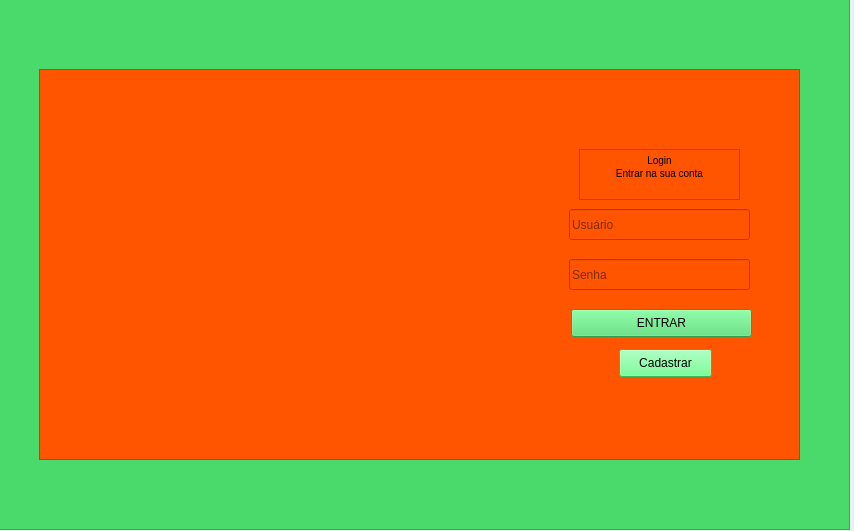
<?xml version="1.0" encoding="UTF-8"?>
<ui version="4.0">
 <class>Login</class>
 <widget class="QWidget" name="Login">
  <property name="geometry">
   <rect>
    <x>0</x>
    <y>0</y>
    <width>854</width>
    <height>531</height>
   </rect>
  </property>
  <property name="windowTitle">
   <string>Form</string>
  </property>
  <widget class="QFrame" name="frame_2">
   <property name="geometry">
    <rect>
     <x>-1</x>
     <y>-1</y>
     <width>851</width>
     <height>531</height>
    </rect>
   </property>
   <property name="autoFillBackground">
    <bool>false</bool>
   </property>
   <property name="styleSheet">
    <string notr="true">background-color: rgb(73, 218, 107);</string>
   </property>
   <property name="frameShape">
    <enum>QFrame::StyledPanel</enum>
   </property>
   <property name="frameShadow">
    <enum>QFrame::Raised</enum>
   </property>
   <widget class="QFrame" name="frame">
    <property name="geometry">
     <rect>
      <x>40</x>
      <y>70</y>
      <width>761</width>
      <height>391</height>
     </rect>
    </property>
    <property name="focusPolicy">
     <enum>Qt::StrongFocus</enum>
    </property>
    <property name="toolTip">
     <string notr="true">&lt;html&gt;&lt;head/&gt;&lt;body&gt;&lt;p&gt;&lt;br/&gt;&lt;/p&gt;&lt;/body&gt;&lt;/html&gt;</string>
    </property>
    <property name="styleSheet">
     <string notr="true">background-color: rgb(255, 85, 0);</string>
    </property>
    <property name="frameShape">
     <enum>QFrame::StyledPanel</enum>
    </property>
    <property name="frameShadow">
     <enum>QFrame::Raised</enum>
    </property>
    <widget class="QLineEdit" name="userInput">
     <property name="geometry">
      <rect>
       <x>530</x>
       <y>140</y>
       <width>181</width>
       <height>31</height>
      </rect>
     </property>
     <property name="focusPolicy">
      <enum>Qt::NoFocus</enum>
     </property>
     <property name="toolTip">
      <string notr="true"/>
     </property>
     <property name="placeholderText">
      <string>Usuário</string>
     </property>
    </widget>
    <widget class="QPushButton" name="pushButton">
     <property name="geometry">
      <rect>
       <x>532</x>
       <y>240</y>
       <width>181</width>
       <height>28</height>
      </rect>
     </property>
     <property name="styleSheet">
      <string notr="true">background-color: rgb(73, 218, 107);</string>
     </property>
     <property name="text">
      <string>ENTRAR</string>
     </property>
    </widget>
    <widget class="QPushButton" name="pushButton_2">
     <property name="geometry">
      <rect>
       <x>580</x>
       <y>280</y>
       <width>93</width>
       <height>28</height>
      </rect>
     </property>
     <property name="styleSheet">
      <string notr="true">background-color: rgb(85, 255, 127);</string>
     </property>
     <property name="text">
      <string>Cadastrar</string>
     </property>
    </widget>
    <widget class="QLabel" name="UserIcon">
     <property name="geometry">
      <rect>
       <x>504</x>
       <y>144</y>
       <width>23</width>
       <height>23</height>
      </rect>
     </property>
     <property name="text">
      <string/>
     </property>
     <property name="pixmap">
      <pixmap>../../../../Downloads/user.png</pixmap>
     </property>
     <property name="scaledContents">
      <bool>true</bool>
     </property>
    </widget>
    <widget class="QLineEdit" name="passInpu">
     <property name="geometry">
      <rect>
       <x>530</x>
       <y>190</y>
       <width>181</width>
       <height>31</height>
      </rect>
     </property>
     <property name="placeholderText">
      <string>Senha</string>
     </property>
    </widget>
    <widget class="QLabel" name="passIcon">
     <property name="geometry">
      <rect>
       <x>501</x>
       <y>193</y>
       <width>27</width>
       <height>27</height>
      </rect>
     </property>
     <property name="text">
      <string/>
     </property>
     <property name="pixmap">
      <pixmap>../../../../Downloads/padlock.png</pixmap>
     </property>
     <property name="scaledContents">
      <bool>true</bool>
     </property>
    </widget>
    <widget class="QTextBrowser" name="textBrowser">
     <property name="geometry">
      <rect>
       <x>540</x>
       <y>80</y>
       <width>161</width>
       <height>51</height>
      </rect>
     </property>
     <property name="html">
      <string>&lt;!DOCTYPE HTML PUBLIC &quot;-//W3C//DTD HTML 4.0//EN&quot; &quot;http://www.w3.org/TR/REC-html40/strict.dtd&quot;&gt;
&lt;html&gt;&lt;head&gt;&lt;meta name=&quot;qrichtext&quot; content=&quot;1&quot; /&gt;&lt;style type=&quot;text/css&quot;&gt;
p, li { white-space: pre-wrap; }
&lt;/style&gt;&lt;/head&gt;&lt;body style=&quot; font-family:'MS Shell Dlg 2'; font-size:7.8pt; font-weight:400; font-style:normal;&quot;&gt;
&lt;p align=&quot;center&quot; style=&quot; margin-top:0px; margin-bottom:0px; margin-left:0px; margin-right:0px; -qt-block-indent:0; text-indent:0px;&quot;&gt;Login&lt;/p&gt;
&lt;p align=&quot;center&quot; style=&quot; margin-top:0px; margin-bottom:0px; margin-left:0px; margin-right:0px; -qt-block-indent:0; text-indent:0px;&quot;&gt;Entrar na sua conta&lt;/p&gt;&lt;/body&gt;&lt;/html&gt;</string>
     </property>
    </widget>
   </widget>
  </widget>
 </widget>
 <resources/>
 <connections/>
</ui>
